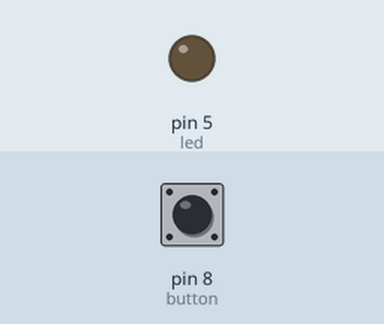
Bench run of a sketch on a simulated Arduino Uno, built with avr-gcc and run on an emulated ATmega328P. Shown: output pins drawn as LEDs (lit = HIGH). The test bench sets the inputs (shaded band); at power-on: pin 8 (button) HIGH.

Above: at 1.2 s.
1.3 s: pin 8 (button) pulled LOW for 0.15 s
At 1.8 s:
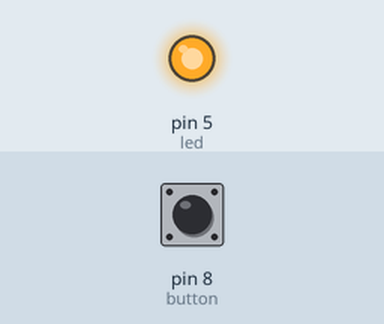
2.9 s: pin 8 (button) pulled LOW for 1 s
At 4.3 s:
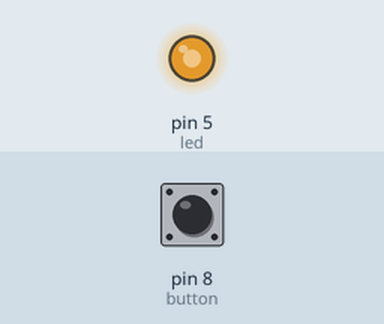
5.4 s: pin 8 (button) pulled LOW for 0.15 s
At 6.2 s:
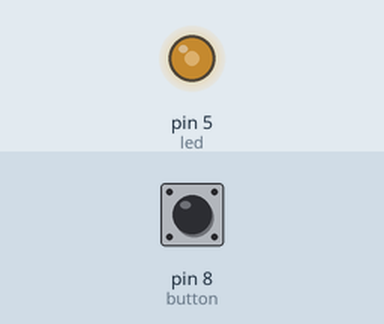
7.0 s: pin 8 (button) pulsed LOW 5 times (0.12 s each, 0.3 s apart)
At 7.15 s:
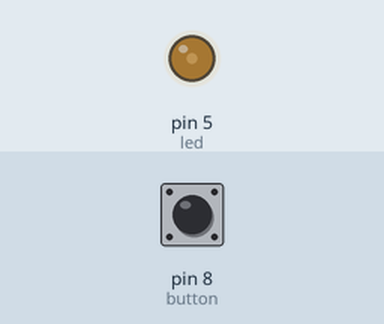
10.0 s: pin 8 (button) pulled LOW for 3.2 s
At 10.8 s:
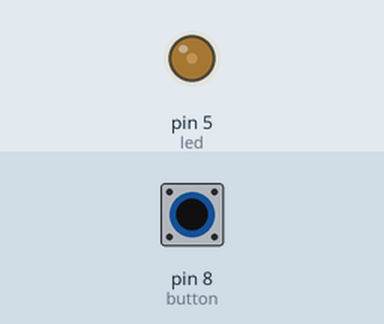
Timing chart, 0 to 13.0 s (numbered marks = the images above; inputs shaded):
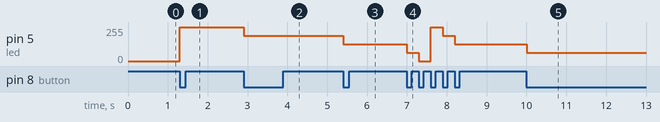

Measured:
- after the input at 1.3 s, pin 5 (led): 0/255 → 255/255 at once
- after the input at 2.9 s, pin 5 (led): 255/255 → 191/255 at once
- after the input at 5.4 s, pin 5 (led): 191/255 → 127/255 at once
- after the input at 7.0 s, pin 5 (led): 127/255 → 63/255 at once, → 0/255 0.30 s later, → 255/255 0.30 s later, → 191/255 0.30 s later, … (5 changes in this stretch)
- after the input at 10.0 s, pin 5 (led): 127/255 → 63/255 at once

The sketch:

Exercise_7.ino
```cpp
/*  Arduino learning
 *  Exercise #7
 *
 */

int led = 5;  //pin 5 is a PWM pin
int button = 8; //using pin 8 as button

void setup()
{
  pinMode(led,OUTPUT);  //set pin 5 as output
  pinMode(button,INPUT); //sets pin 8 as input
  digitalWrite(button,HIGH);  //sets the pull-up resistor on
}

void loop()
{
  for(int x = 100; x >= 0; x = x - 25)
  {
    while(digitalRead(button) == HIGH)  //with pull-up on pin reads high when button is  not pushed
    {
      delay(5); //short delay before read again
    }

    analogWrite(led,map(x,0,100,0,255));

    while(digitalRead(button) == LOW) //have the program sit here until button is released
    {
      delay(5);
    }
  }
}
```
